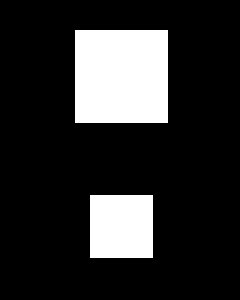
#> input picture multimedia/cv10/Cv11_merkers.bmp, 80 x 100 px (shown 3 times larger)
$ python cv2.py
#> lines starting #> are read from the running program, lines starting #| are printed output that depends on the picture; after the words box and inside, x2 and y2 are one past the last pixel; in counts of white or black regions, pixels touching at a corner belong together
import numpy as np
import cv2
import matplotlib.pyplot as plt

# Load the image
#image = cv2.imread('Cv11_merkers.bmp', cv2.IMREAD_GRAYSCALE) # read image

# encode image using gradual erosion cv2.erode
# structural element is 3x3 matrix
# and decode the image using delatation cv2.dilate

# Display the image
#cv2.imshow('Image', image)
#cv2.waitKey(0)
#cv2.destroyAllWindows()


def calc_closest_factors(c: int):
    """Calculate the closest two factors of c.

    Returns:
      [int, int]: The two factors of c that are closest; in other words, the
        closest two integers for which a*b=c. If c is a perfect square, the
        result will be [sqrt(c), sqrt(c)]; if c is a prime number, the result
        will be [1, c]. The first number will always be the smallest, if they
        are not equal.
    """
    if c//1 != c:
        raise TypeError("c must be an integer.")

    a, b, i = 1, c, 0
    while a < b:
        i += 1
        if c % i == 0:
            a = i
            b = c//a

    return [b, a]


def encode_with_erosion(path):
#> called with path = 'Cv11_merkers.bmp'
    image = cv2.imread(path, cv2.IMREAD_GRAYSCALE) / 255
#> image: shape (100, 80) float64; values 0 (black) and 1 (white), 17.5% white; 2 white regions, box (x1, y1, x2, y2) and area: (25, 10, 56, 41) 961, (30, 65, 51, 86) 441
    kernel = np.ones((3, 3), np.uint8)
    half_height = image.shape[0] // 2
#> half_height = 50

    # Analyzované prvky v obrázku - horní a dolní polovina obrázku
    features = [image[:half_height, :], image[half_height:, :]]

    # Slovník grafů, které budou na konci procedury vykresleny.
    plots = {
        "Image": image,
    }

    # Analýza prvků
    for index, feature in enumerate(features):
        # Počet souřadnic prvků - počítáme s tím, že na konci bude jenom jedna
        coordinates_count = len(feature)
        # Počet iterací eroze
        iterations = 0
        # Kopie obrázku pro postupnou erozi
        encoded_image = feature.copy()

        # Nalezení počtu iterací nutných k zakódování
        while True:
            # Zakódování pomocí eroze
            temporary_image = cv2.erode(encoded_image, kernel)
            # Updatování počtu souřadnic
            coordinates_count = len(np.column_stack(np.where(temporary_image != 0)))

            # Pokud jsme ztratili informaci o značkách (a.k.a eroze odstranila už všechno)
            # Tak to přerušíme a necháme staré výsledky
            if coordinates_count == 0:
                break

            # Pokud ještě souřadnice zbyly, přičteme iteraci a nastavíme mezivýsledek
            iterations += 1
            encoded_image = temporary_image

        # Přidání zakódovaného obrázku do grafů
        plots[f"Feature {index} - Enkódovaný"] = encoded_image

        # Získání souřadnic značek
        coordinates = np.column_stack(np.where(encoded_image != 0))

        print("")
        print(f"Souřadnice značek (feature {index}): {coordinates[0]}")
        print(f"Počet iterací: {iterations}")
        print("")

        # Dekódování pomocí dilatace
        decoded_image = cv2.dilate(encoded_image, kernel, iterations=iterations)
        plots[f"Feature {index} - Dekódovaný"] = decoded_image
#> this loop made 2 passes
#> coordinates on passes 1 to 2: [[25, 40]], [[25, 40]]
#| Souřadnice značek (feature 0): [25 40]
#| Počet iterací: 15
#| Souřadnice značek (feature 1): [25 40]
#| Počet iterací: 10
#> pass 1, in encode_with_erosion, `encoded_image = feature.copy()`:
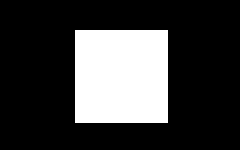
#> encoded_image: shape (50, 80) float64 (shown 3 times larger); values 0 (black) and 1 (white), 24% white; 1 white region, box (x1, y1, x2, y2) and area: (25, 10, 56, 41) 961
#> pass 2, in encode_with_erosion, `encoded_image = feature.copy()`:
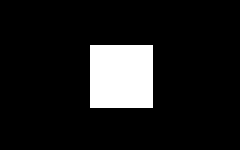
#> encoded_image: shape (50, 80) float64 (shown 3 times larger); values 0 (black) and 1 (white), 11% white; 1 white region, box (x1, y1, x2, y2) and area: (30, 15, 51, 36) 441
#> after the loop:
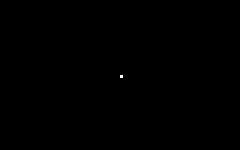
#> encoded_image: shape (50, 80) float64 (shown 3 times larger); values 0 (black) and 1 (white), 0.03% white in thin lines or dots, all inside (x1, y1, x2, y2) = (40, 25, 41, 26)
#> after the loop, plots = 5 items

    # Vykreslení grafů
    plt.figure("Eroze a dilatace")
    subplot_factors = calc_closest_factors(len(plots.keys()))
#> subplot_factors = [1, 5]
    index = 1

    for label, image_data in plots.items():
        plt.subplot(subplot_factors[0], subplot_factors[1], index)
        plt.title(label)
        plt.imshow(image_data, cmap="gray")

        index += 1
#> this loop made 5 passes
#> label on passes 1 to 5: 'Image', 'Feature 0 - Enkódovaný', 'Feature 0 - Dekódovaný', 'Feature 1 - Enkódovaný', 'Feature 1 - Dekódovaný'
#> after the loop, index = 6

    # Ukázání okna s grafy
    plt.show()
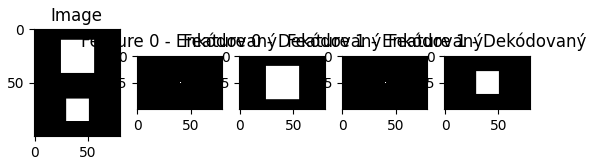
#> figure drawn by matplotlib, 5 panels


encode_with_erosion("Cv11_merkers.bmp")
